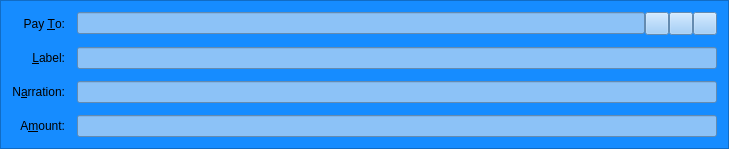
<?xml version="1.0" encoding="UTF-8"?>
<ui version="4.0">
 <class>SendCoinsEntry</class>
 <widget class="QFrame" name="SendCoinsEntry">
  <property name="geometry">
   <rect>
    <x>0</x>
    <y>0</y>
    <width>729</width>
    <height>144</height>
   </rect>
  </property>
  <property name="windowTitle">
   <string>Form</string>
  </property>
  <property name="styleSheet">
   <string notr="true">background-color: rgb(22, 140, 255);</string>
  </property>
  <property name="frameShape">
   <enum>QFrame::StyledPanel</enum>
  </property>
  <property name="frameShadow">
   <enum>QFrame::Sunken</enum>
  </property>
  <layout class="QGridLayout" name="gridLayout">
   <property name="spacing">
    <number>12</number>
   </property>
   <item row="6" column="0">
    <widget class="QLabel" name="label">
     <property name="text">
      <string>A&amp;mount:</string>
     </property>
     <property name="alignment">
      <set>Qt::AlignRight|Qt::AlignTrailing|Qt::AlignVCenter</set>
     </property>
     <property name="buddy">
      <cstring>payAmount</cstring>
     </property>
    </widget>
   </item>
   <item row="3" column="0">
    <widget class="QLabel" name="label_2">
     <property name="text">
      <string>Pay &amp;To:</string>
     </property>
     <property name="alignment">
      <set>Qt::AlignRight|Qt::AlignTrailing|Qt::AlignVCenter</set>
     </property>
     <property name="buddy">
      <cstring>payTo</cstring>
     </property>
    </widget>
   </item>
   <item row="6" column="1">
    <widget class="BitcoinAmountField" name="payAmount">
     <property name="styleSheet">
      <string notr="true">background-color: rgb(140, 194, 247);</string>
     </property>
    </widget>
   </item>
   <item row="4" column="1">
    <layout class="QHBoxLayout" name="horizontalLayout_2">
     <property name="spacing">
      <number>0</number>
     </property>
     <item>
      <widget class="QValidatedLineEdit" name="addAsLabel">
       <property name="enabled">
        <bool>true</bool>
       </property>
       <property name="toolTip">
        <string>Enter a label for this address to add it to your address book</string>
       </property>
       <property name="styleSheet">
        <string notr="true">background-color: rgb(140, 194, 247);</string>
       </property>
      </widget>
     </item>
    </layout>
   </item>
   <item row="5" column="0">
    <widget class="QLabel" name="label">
     <property name="text">
      <string>N&amp;arration:</string>
     </property>
     <property name="alignment">
      <set>Qt::AlignRight|Qt::AlignTrailing|Qt::AlignVCenter</set>
     </property>
     <property name="buddy">
      <cstring>narration</cstring>
     </property>
    </widget>
   </item>
   <item row="5" column="1">
    <widget class="QValidatedLineEdit" name="narration">
     <property name="enabled">
      <bool>true</bool>
     </property>
     <property name="toolTip">
      <string>Enter a short note to send with payment (max 24 characters)</string>
     </property>
     <property name="styleSheet">
      <string notr="true">background-color: rgb(140, 194, 247);</string>
     </property>
    </widget>
   </item>
   <item row="4" column="0">
    <widget class="QLabel" name="label_4">
     <property name="text">
      <string>&amp;Label:</string>
     </property>
     <property name="alignment">
      <set>Qt::AlignRight|Qt::AlignTrailing|Qt::AlignVCenter</set>
     </property>
     <property name="buddy">
      <cstring>addAsLabel</cstring>
     </property>
    </widget>
   </item>
   <item row="3" column="1">
    <layout class="QHBoxLayout" name="payToLayout">
     <property name="spacing">
      <number>0</number>
     </property>
     <item>
      <widget class="QValidatedLineEdit" name="payTo">
       <property name="toolTip">
        <string>The address to send the payment to  (e.g. F96m4dNBqCLh7ZYceQnLG7uPuva5mochZK)</string>
       </property>
       <property name="styleSheet">
        <string notr="true">background-color: rgb(140, 194, 247);</string>
       </property>
       <property name="maxLength">
        <number>34</number>
       </property>
      </widget>
     </item>
     <item>
      <widget class="QToolButton" name="addressBookButton">
       <property name="toolTip">
        <string>Choose address from address book</string>
       </property>
       <property name="styleSheet">
        <string notr="true">background-color: rgb(140, 194, 247);</string>
       </property>
       <property name="text">
        <string/>
       </property>
       <property name="icon">
        <iconset resource="../bitcoin.qrc">
         <normaloff>:/icons/address-book</normaloff>:/icons/address-book</iconset>
       </property>
       <property name="shortcut">
        <string>Alt+A</string>
       </property>
      </widget>
     </item>
     <item>
      <widget class="QToolButton" name="pasteButton">
       <property name="toolTip">
        <string>Paste address from clipboard</string>
       </property>
       <property name="styleSheet">
        <string notr="true">background-color: rgb(140, 194, 247);</string>
       </property>
       <property name="text">
        <string/>
       </property>
       <property name="icon">
        <iconset resource="../bitcoin.qrc">
         <normaloff>:/icons/editpaste</normaloff>:/icons/editpaste</iconset>
       </property>
       <property name="shortcut">
        <string>Alt+P</string>
       </property>
      </widget>
     </item>
     <item>
      <widget class="QToolButton" name="deleteButton">
       <property name="toolTip">
        <string>Remove this recipient</string>
       </property>
       <property name="styleSheet">
        <string notr="true">background-color: rgb(140, 194, 247);</string>
       </property>
       <property name="text">
        <string/>
       </property>
       <property name="icon">
        <iconset resource="../bitcoin.qrc">
         <normaloff>:/icons/remove</normaloff>:/icons/remove</iconset>
       </property>
      </widget>
     </item>
    </layout>
   </item>
  </layout>
 </widget>
 <customwidgets>
  <customwidget>
   <class>QValidatedLineEdit</class>
   <extends>QLineEdit</extends>
   <header>qvalidatedlineedit.h</header>
  </customwidget>
  <customwidget>
   <class>BitcoinAmountField</class>
   <extends>QLineEdit</extends>
   <header>bitcoinamountfield.h</header>
   <container>1</container>
  </customwidget>
 </customwidgets>
 <resources>
  <include location="../bitcoin.qrc"/>
 </resources>
 <connections/>
</ui>
